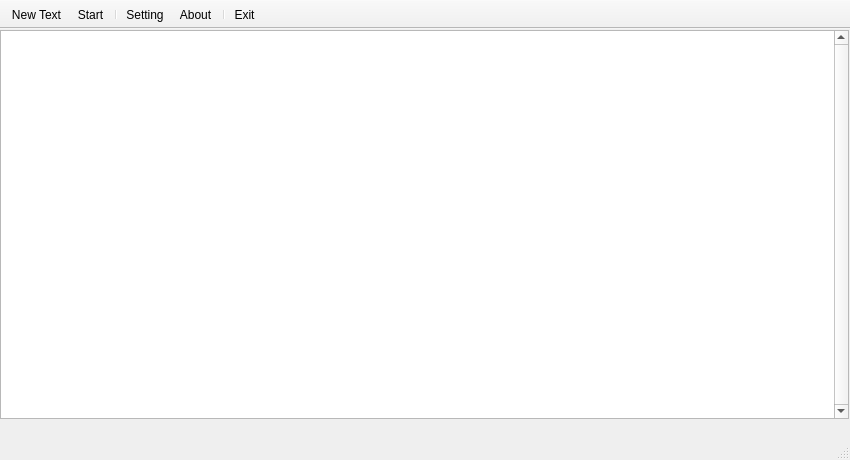
<?xml version="1.0" encoding="UTF-8"?>
<ui version="4.0">
 <class>MainForm</class>
 <widget class="QMainWindow" name="MainForm">
  <property name="geometry">
   <rect>
    <x>0</x>
    <y>0</y>
    <width>850</width>
    <height>460</height>
   </rect>
  </property>
  <property name="sizePolicy">
   <sizepolicy hsizetype="Fixed" vsizetype="Fixed">
    <horstretch>0</horstretch>
    <verstretch>0</verstretch>
   </sizepolicy>
  </property>
  <property name="minimumSize">
   <size>
    <width>850</width>
    <height>460</height>
   </size>
  </property>
  <property name="maximumSize">
   <size>
    <width>850</width>
    <height>460</height>
   </size>
  </property>
  <property name="windowTitle">
   <string notr="true">Morse Trainer by RD0D</string>
  </property>
  <property name="windowIcon">
   <iconset>
    <normaloff>images/cwkey.ico</normaloff>images/cwkey.ico</iconset>
  </property>
  <property name="iconSize">
   <size>
    <width>24</width>
    <height>24</height>
   </size>
  </property>
  <widget class="QWidget" name="centralwidget">
   <widget class="QPlainTextEdit" name="outputText">
    <property name="geometry">
     <rect>
      <x>0</x>
      <y>1</y>
      <width>849</width>
      <height>389</height>
     </rect>
    </property>
    <property name="sizePolicy">
     <sizepolicy hsizetype="Ignored" vsizetype="Ignored">
      <horstretch>0</horstretch>
      <verstretch>0</verstretch>
     </sizepolicy>
    </property>
    <property name="font">
     <font>
      <family>Courier New</family>
      <pointsize>16</pointsize>
      <weight>75</weight>
      <bold>true</bold>
     </font>
    </property>
    <property name="lineWidth">
     <number>1</number>
    </property>
    <property name="verticalScrollBarPolicy">
     <enum>Qt::ScrollBarAlwaysOn</enum>
    </property>
    <property name="horizontalScrollBarPolicy">
     <enum>Qt::ScrollBarAlwaysOff</enum>
    </property>
    <property name="documentTitle">
     <string notr="true"/>
    </property>
    <property name="readOnly">
     <bool>true</bool>
    </property>
    <property name="plainText">
     <string notr="true"/>
    </property>
    <property name="placeholderText">
     <string notr="true"/>
    </property>
   </widget>
  </widget>
  <widget class="QStatusBar" name="statusbar">
   <property name="font">
    <font>
     <pointsize>11</pointsize>
    </font>
   </property>
  </widget>
  <widget class="QToolBar" name="toolBar">
   <property name="windowTitle">
    <string notr="true">toolBar</string>
   </property>
   <property name="movable">
    <bool>false</bool>
   </property>
   <property name="floatable">
    <bool>false</bool>
   </property>
   <attribute name="toolBarArea">
    <enum>TopToolBarArea</enum>
   </attribute>
   <attribute name="toolBarBreak">
    <bool>false</bool>
   </attribute>
   <addaction name="actionNewText"/>
   <addaction name="actionStart"/>
   <addaction name="separator"/>
   <addaction name="actionSetting"/>
   <addaction name="actionAbout"/>
   <addaction name="separator"/>
   <addaction name="actionExitApp"/>
  </widget>
  <action name="actionNewText">
   <property name="icon">
    <iconset>
     <normaloff>images/bwplus.ico</normaloff>images/bwplus.ico</iconset>
   </property>
   <property name="text">
    <string notr="true">New Text</string>
   </property>
   <property name="iconText">
    <string notr="true">New Text</string>
   </property>
   <property name="toolTip">
    <string notr="true">New Text (Alt + N)</string>
   </property>
   <property name="statusTip">
    <string notr="true"/>
   </property>
   <property name="whatsThis">
    <string notr="true"/>
   </property>
   <property name="shortcut">
    <string notr="true">Alt+N</string>
   </property>
  </action>
  <action name="actionStart">
   <property name="icon">
    <iconset>
     <normaloff>images/bwplay.ico</normaloff>images/bwplay.ico</iconset>
   </property>
   <property name="text">
    <string notr="true">Start</string>
   </property>
   <property name="iconText">
    <string notr="true">Start</string>
   </property>
   <property name="toolTip">
    <string notr="true">Start (Alt + P)</string>
   </property>
   <property name="shortcut">
    <string notr="true">Alt+P</string>
   </property>
  </action>
  <action name="actionSetting">
   <property name="icon">
    <iconset>
     <normaloff>images/bwsetting.ico</normaloff>images/bwsetting.ico</iconset>
   </property>
   <property name="text">
    <string notr="true">Setting</string>
   </property>
   <property name="iconText">
    <string notr="true">Setting</string>
   </property>
   <property name="toolTip">
    <string notr="true">Setting (Alt+ S)</string>
   </property>
   <property name="shortcut">
    <string notr="true">Alt+S</string>
   </property>
  </action>
  <action name="actionAbout">
   <property name="icon">
    <iconset>
     <normaloff>images/bwquestion.ico</normaloff>images/bwquestion.ico</iconset>
   </property>
   <property name="text">
    <string notr="true">About</string>
   </property>
   <property name="iconText">
    <string notr="true">About</string>
   </property>
   <property name="toolTip">
    <string notr="true">About (Alt + A)</string>
   </property>
   <property name="shortcut">
    <string notr="true">Alt+A</string>
   </property>
  </action>
  <action name="actionExitApp">
   <property name="icon">
    <iconset>
     <normaloff>images/bwexit.ico</normaloff>images/bwexit.ico</iconset>
   </property>
   <property name="text">
    <string notr="true">Exit</string>
   </property>
   <property name="iconText">
    <string notr="true">Exit</string>
   </property>
   <property name="toolTip">
    <string notr="true">Exit (Alt + Q)</string>
   </property>
   <property name="shortcut">
    <string notr="true">Alt+Q</string>
   </property>
  </action>
 </widget>
 <resources/>
 <connections/>
</ui>
